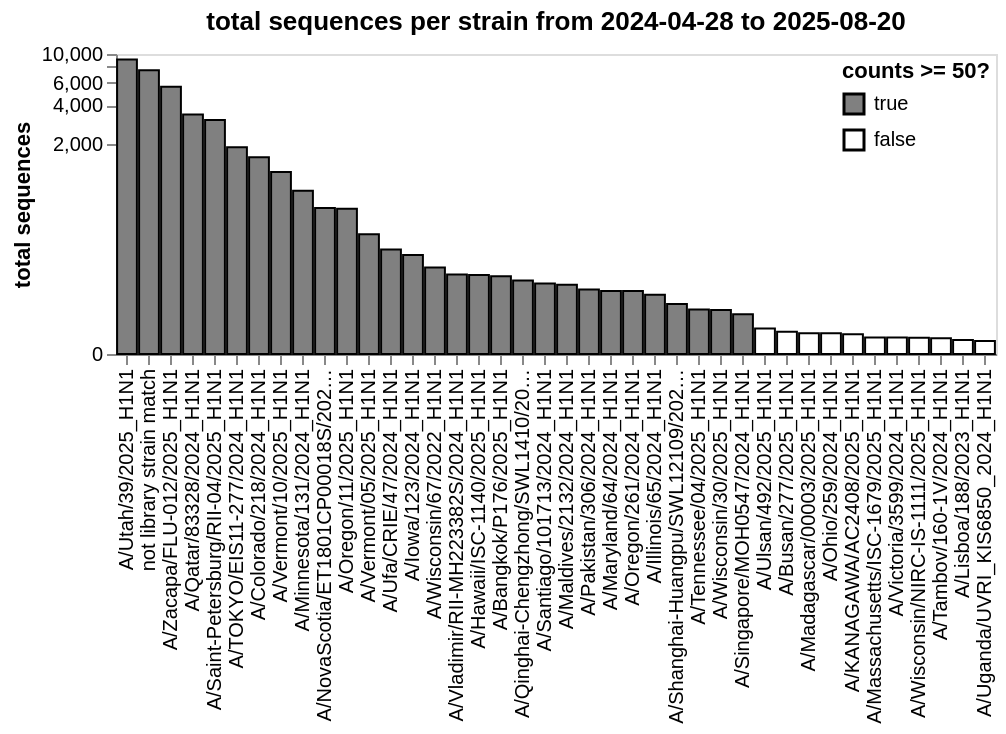

The cell this chart's notebook holds for it:
### Markdown cell above
Get total counts for each variant:

### Code cell
total_counts = (
    all_counts_by_date
    .groupby("variant", as_index=False)
    .aggregate(total_sequences=pd.NamedAgg("sequences", "sum"))
    .assign(sufficient_counts=lambda x: x["total_sequences"] >= min_counts)
)

total_counts_chart = (
    alt.Chart(total_counts)
    .encode(
        alt.X(
            "variant",
            sort=alt.SortField("total_sequences", order="descending"),
            title=None,
        ),
        alt.Y(
            "total_sequences",
            scale=alt.Scale(type="symlog", constant=50),
            title="total sequences",
            axis=alt.Axis(grid=False),
        ),
        alt.Fill(
            "sufficient_counts",
            scale=alt.Scale(range=["gray", "white"], domain=[True, False]),
            title=f"counts >= {min_counts}?",
            legend=alt.Legend(orient="top-right", offset=3)
        ),
        tooltip=total_counts.columns.tolist(),
    )
    .mark_bar(stroke="black")
    .properties(
        height=150,
        width=alt.Step(11),
        title=f"total sequences per strain from {date_start.date()} to {date_end.date()}",
    )
)

total_counts_chart

### Figure 1 — Vega-Lite specification as saved in the notebook (floating-point values rounded to 4 significant figures)
{"config": {"view": {"continuousWidth": 300, "continuousHeight": 300}}, "data": {"name": "data-224e8874d457700eb38efaa9deafa2bc"}, "mark": {"type": "bar", "stroke": "black"}, "encoding": {"fill": {"field": "sufficient_counts", "legend": {"offset": 3, "orient": "top-right"}, "scale": {"domain": [true, false], "range": ["gray", "white"]}, "title": "counts >= 50?", "type": "nominal"}, "tooltip": [{"field": "variant", "type": "nominal"}, {"field": "total_sequences", "type": "quantitative"}, {"field": "sufficient_counts", "type": "nominal"}], "x": {"field": "variant", "sort": {"field": "total_sequences", "order": "descending"}, "title": null, "type": "nominal"}, "y": {"axis": {"grid": false}, "field": "total_sequences", "scale": {"constant": 50, "type": "symlog"}, "title": "total sequences", "type": "quantitative"}}, "height": 150, "title": "total sequences per strain from 2024-04-28 to 2025-08-20", "width": {"step": 11}, "$schema": "https://vega.github.io/schema/vega-lite/v5.20.1.json", "datasets": {"data-224e8874d457700eb38efaa9deafa2bc": [{"variant": "A/Bangkok/P176/2025_H1N1", "total_sequences": 148.0, "sufficient_counts": true}, {"variant": "A/Busan/277/2025_H1N1", "total_sequences": 24.0, "sufficient_counts": false}, {"variant": "A/Colorado/218/2024_H1N1", "total_sequences": 1572.0, "sufficient_counts": true}, {"variant": "A/Hawaii/ISC-1140/2025_H1N1", "total_sequences": 152.0, "sufficient_counts": true}, {"variant": "A/Illinois/65/2024_H1N1", "total_sequences": 92.5, "sufficient_counts": true}, {"variant": "A/Iowa/123/2024_H1N1", "total_sequences": 238.0, "sufficient_counts": true}, {"variant": "A/KANAGAWA/AC2408/2025_H1N1", "total_sequences": 21.0, "sufficient_counts": false}, {"variant": "A/Lisboa/188/2023_H1N1", "total_sequences": 14.0, "sufficient_counts": false}, {"variant": "A/Madagascar/00003/2025_H1N1", "total_sequences": 22.0, "sufficient_counts": false}, {"variant": "A/Maldives/2132/2024_H1N1", "total_sequences": 120.0, "sufficient_counts": true}, {"variant": "A/Maryland/64/2024_H1N1", "total_sequences": 102.0, "sufficient_counts": true}, {"variant": "A/Massachusetts/ISC-1679/2025_H1N1", "total_sequences": 17.0, "sufficient_counts": false}, {"variant": "A/Minnesota/131/2024_H1N1", "total_sequences": 846.5, "sufficient_counts": true}, {"variant": "A/NovaScotia/ET1801CP00018S/2025_H1N1", "total_sequences": 611.5, "sufficient_counts": true}, {"variant": "A/Ohio/259/2024_H1N1", "total_sequences": 22.0, "sufficient_counts": false}, {"variant": "A/Oregon/11/2025_H1N1", "total_sequences": 601.5, "sufficient_counts": true}, {"variant": "A/Oregon/261/2024_H1N1", "total_sequences": 102.0, "sufficient_counts": true}, {"variant": "A/Pakistan/306/2024_H1N1", "total_sequences": 106.5, "sufficient_counts": true}, {"variant": "A/Qatar/83328/2024_H1N1", "total_sequences": 3396.0, "sufficient_counts": true}, {"variant": "A/Qinghai-Chengzhong/SWL1410/2024_H1N1", "total_sequences": 133.5, "sufficient_counts": true}, {"variant": "A/Saint-Petersburg/RII-04/2025_H1N1", "total_sequences": 3083.0, "sufficient_counts": true}, {"variant": "A/Santiago/101713/2024_H1N1", "total_sequences": 124.0, "sufficient_counts": true}, {"variant": "A/Shanghai-Huangpu/SWL12109/2024_H1N1", "total_sequences": 71.0, "sufficient_counts": true}, {"variant": "A/Singapore/MOH0547/2024_H1N1", "total_sequences": 51.0, "sufficient_counts": true}, {"variant": "A/TOKYO/EIS11-277/2024_H1N1", "total_sequences": 1884.0, "sufficient_counts": true}, {"variant": "A/Tambov/160-1V/2024_H1N1", "total_sequences": 16.0, "sufficient_counts": false}, {"variant": "A/Tennessee/04/2025_H1N1", "total_sequences": 60.0, "sufficient_counts": true}, {"variant": "A/Ufa/CRIE/47/2024_H1N1", "total_sequences": 266.5, "sufficient_counts": true}, {"variant": "A/Uganda/UVRI_KIS6850_2024_H1N1", "total_sequences": 13.0, "sufficient_counts": false}, {"variant": "A/Ulsan/492/2025_H1N1", "total_sequences": 28.5, "sufficient_counts": false}, {"variant": "A/Utah/39/2025_H1N1", "total_sequences": 9074.0, "sufficient_counts": true}, {"variant": "A/Vermont/05/2025_H1N1", "total_sequences": 366.0, "sufficient_counts": true}, {"variant": "A/Vermont/10/2025_H1N1", "total_sequences": 1199.0, "sufficient_counts": true}, {"variant": "A/Victoria/3599/2024_H1N1", "total_sequences": 17.0, "sufficient_counts": false}, {"variant": "A/Vladimir/RII-MH223382S/2024_H1N1", "total_sequences": 154.0, "sufficient_counts": true}, {"variant": "A/Wisconsin/30/2025_H1N1", "total_sequences": 59.0, "sufficient_counts": true}, {"variant": "A/Wisconsin/67/2022_H1N1", "total_sequences": 181.0, "sufficient_counts": true}, {"variant": "A/Wisconsin/NIRC-IS-1111/2025_H1N1", "total_sequences": 16.5, "sufficient_counts": false}, {"variant": "A/Zacapa/FLU-012/2025_H1N1", "total_sequences": 5578.0, "sufficient_counts": true}, {"variant": "not library strain match", "total_sequences": 7506.0, "sufficient_counts": true}]}}
